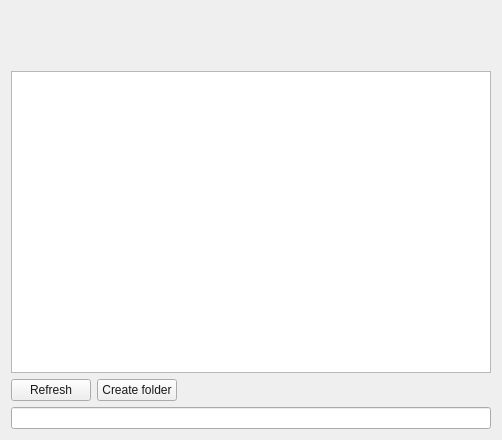
<?xml version="1.0" encoding="UTF-8"?>
<ui version="4.0">
 <class>FolderWizardTargetPage</class>
 <widget class="QWidget" name="FolderWizardTargetPage">
  <property name="geometry">
   <rect>
    <x>0</x>
    <y>0</y>
    <width>502</width>
    <height>440</height>
   </rect>
  </property>
  <property name="windowTitle">
   <string notr="true">Form</string>
  </property>
  <layout class="QVBoxLayout" name="verticalLayout">
   <item>
    <widget class="QLabel" name="subHeader">
     <property name="styleSheet">
      <string notr="true">font: 14px &quot;Segoe UI&quot;;
color: #e20074</string>
     </property>
     <property name="text">
      <string/>
     </property>
     <property name="wordWrap">
      <bool>true</bool>
     </property>
    </widget>
   </item>
   <item>
    <widget class="QLabel" name="content">
     <property name="styleSheet">
      <string notr="true">font: 14px &quot;Segoe UI&quot;;
color: #191919</string>
     </property>
     <property name="text">
      <string/>
     </property>
     <property name="wordWrap">
      <bool>true</bool>
     </property>
    </widget>
   </item>
   <item>
    <widget class="QLabel" name="subContent">
     <property name="styleSheet">
      <string notr="true">font: 14px &quot;Segoe UI&quot;;
color: #191919</string>
     </property>
     <property name="text">
      <string/>
     </property>
     <property name="wordWrap">
      <bool>true</bool>
     </property>
    </widget>
   </item>
   <item>
    <layout class="QHBoxLayout" name="horizontalLayout">
     <item>
      <widget class="QTreeWidget" name="folderTreeWidget">
       <property name="styleSheet">
        <string notr="true">font: 14px &quot;Segoe UI&quot;;
color: #191919</string>
       </property>
       <property name="sortingEnabled">
        <bool>true</bool>
       </property>
       <property name="headerHidden">
        <bool>true</bool>
       </property>
       <column>
        <property name="text">
         <string>Folders</string>
        </property>
       </column>
      </widget>
     </item>
    </layout>
   </item>
   <item>
    <layout class="QHBoxLayout" name="horizontalLayout_2">
     <item>
      <widget class="QPushButton" name="refreshButton">
       <property name="styleSheet">
        <string notr="true">font: 14px &quot;Segoe UI&quot;;
color: #191919</string>
       </property>
       <property name="text">
        <string>Refresh</string>
       </property>
      </widget>
     </item>
     <item>
      <widget class="QPushButton" name="addFolderButton">
       <property name="styleSheet">
        <string notr="true">font: 14px &quot;Segoe UI&quot;;
color: #191919</string>
       </property>
       <property name="text">
        <string>Create folder</string>
       </property>
      </widget>
     </item>
     <item>
      <spacer name="horizontalSpacer">
       <property name="orientation">
        <enum>Qt::Horizontal</enum>
       </property>
       <property name="sizeHint" stdset="0">
        <size>
         <width>40</width>
         <height>20</height>
        </size>
       </property>
      </spacer>
     </item>
    </layout>
   </item>
   <item>
    <widget class="QLineEdit" name="folderEntry">
     <property name="styleSheet">
      <string notr="true">font: 14px &quot;Segoe UI&quot;;
color: #191919;</string>
     </property>
    </widget>
   </item>
  </layout>
 </widget>
 <resources/>
 <connections/>
</ui>
